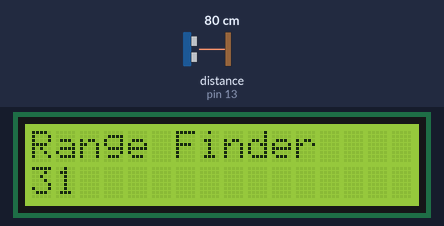
Bench run of a sketch on a simulated Arduino Uno, built with avr-gcc and run on an emulated ATmega328P. Shown: 16×2 character LCD. Inputs (shaded band) come from the test bench; at power-on: distance to the obstacle (sensor on pin 13) 80 cm. The echo pulse lasts 58.3 µs per cm.

Above: at 1.2 s.
1.3 s: distance to the obstacle (sensor on pin 13) set to 2 cm
At 2.3 s:
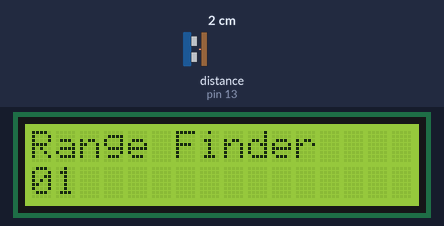
2.8 s: distance to the obstacle (sensor on pin 13) set to 4 cm
At 3.4 s:
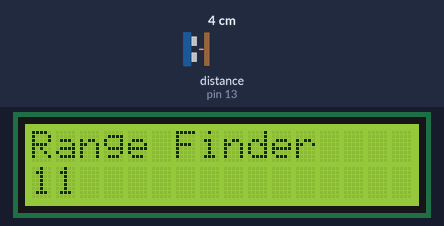
4.3 s: distance to the obstacle (sensor on pin 13) set to 18 cm
At 4.6 s:
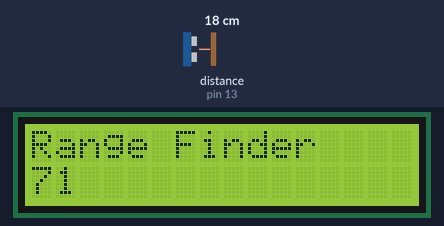
Timing chart, 0 to 7.3 s (numbered marks = the images above; inputs shaded):
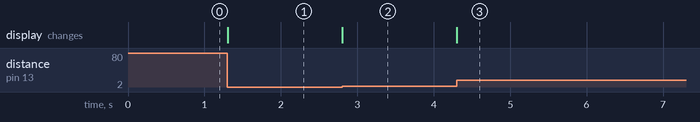

Measured:
- after the input at 1.3 s, the display: changes at once (image 1)
- after the input at 2.8 s, the display: changes at once (image 2)
- after the input at 4.3 s, the display: changes at once (image 3)

The sketch:

Ultrasonic_Range_Finder.ino
```cpp
#include <LiquidCrystal.h>
#include <Ultrasonic.h> //https://github.com/ErickSimoes/Ultrasonic

LiquidCrystal lcd(12, 11, 5, 4, 3, 2);
const int in = 10;
const int out = 13;

Ultrasonic ultrasonic(10,13);// ultrasonic(IN,OUT);

void setup() {
  // put your setup code here, to run once:

  //Code for LCD
  lcd.begin(16,2);
  lcd.print("Range Finder");

  //Code for Ultrasonic Sensor
    //Starts up reading in the output and input from the serial tab
 /* Serial.begin(9600);
  pinMode(out,OUTPUT);
  pinMode(in,INPUT);
  */
}

////////////////////////////////
//Displays results on the LCD //
//module.                      //
////////////////////////////////

void loop() {
  // put your main code here, to run repeatedly:
  long distance;
  //Code for LCD
  lcd.setCursor(0,1);//sets cursor to second half of LCD
  //lcd.print(millis()/1000);

  //Code for Ultrasonic Sensor
  //Programming the Sensor to run:
  /*
  long dur;
  long dis;

  digitalWrite(out,LOW);
  delayMicroseconds(2);

  digitalWrite(out,HIGH);
  delayMicroseconds(10);
  digitalWrite(out,LOW);

  //Prints out results in the serial tab
  //Recieves pulse and converts to a value that is then...
  dur = pulseIn(in,HIGH);

  //...readable from the serial tab
  //Serial.println(String(dur));
  */

  //Test code for printing Ultrasonic sensor results
  //Using <Ultrasonic.h>:
  distance = ultrasonic.read(INC);// reads output from sensor-in INCHES/ default is Centimeters
  lcd.print(distance);//prints out distance onto LCD
  //delay(100);
  ultrasonic.setTimeout(30000UL); //30 microseconds (40ms/6.8m range)
  /*waittime before allowing library to lockup
  if the return pulse takes too long.*/


}
```
